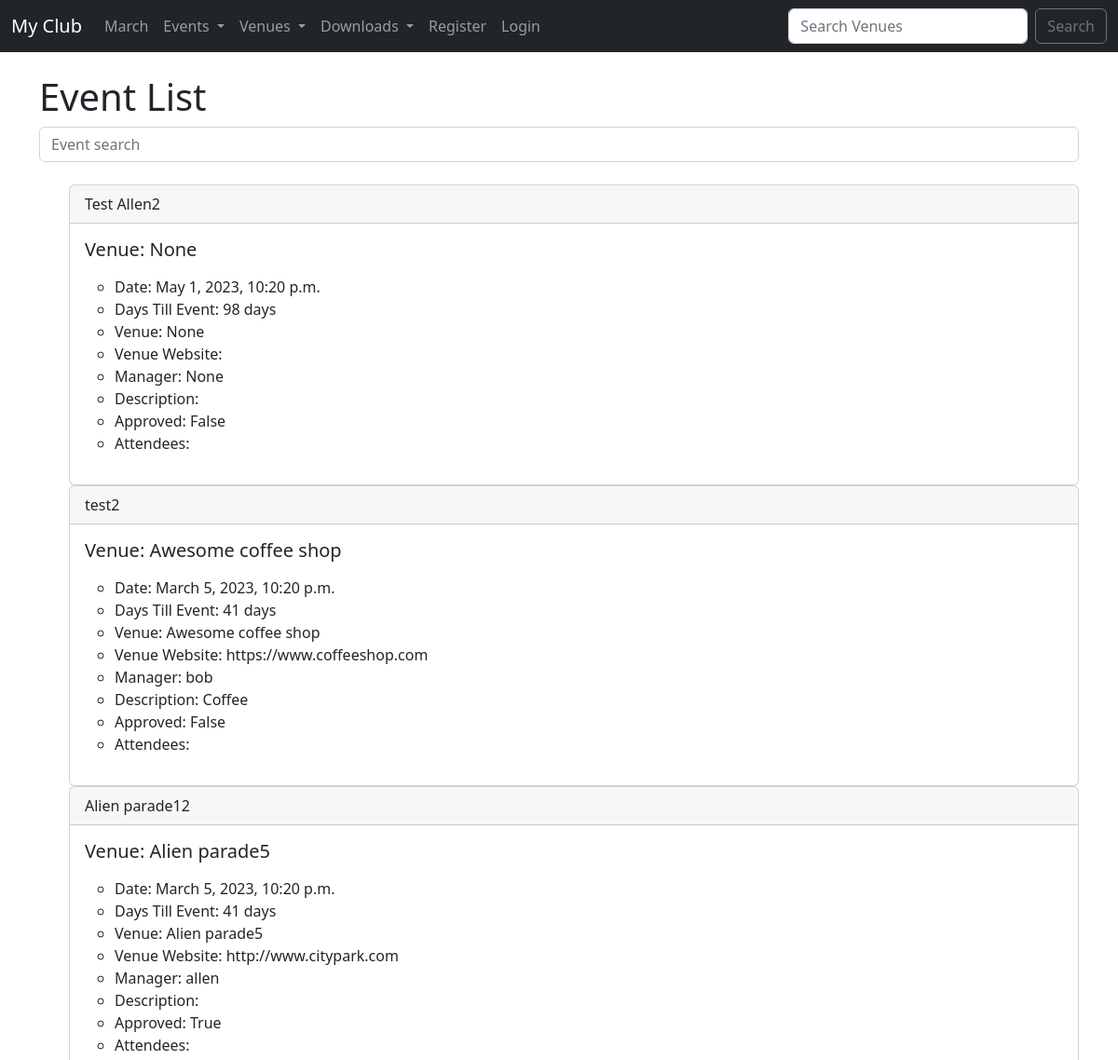
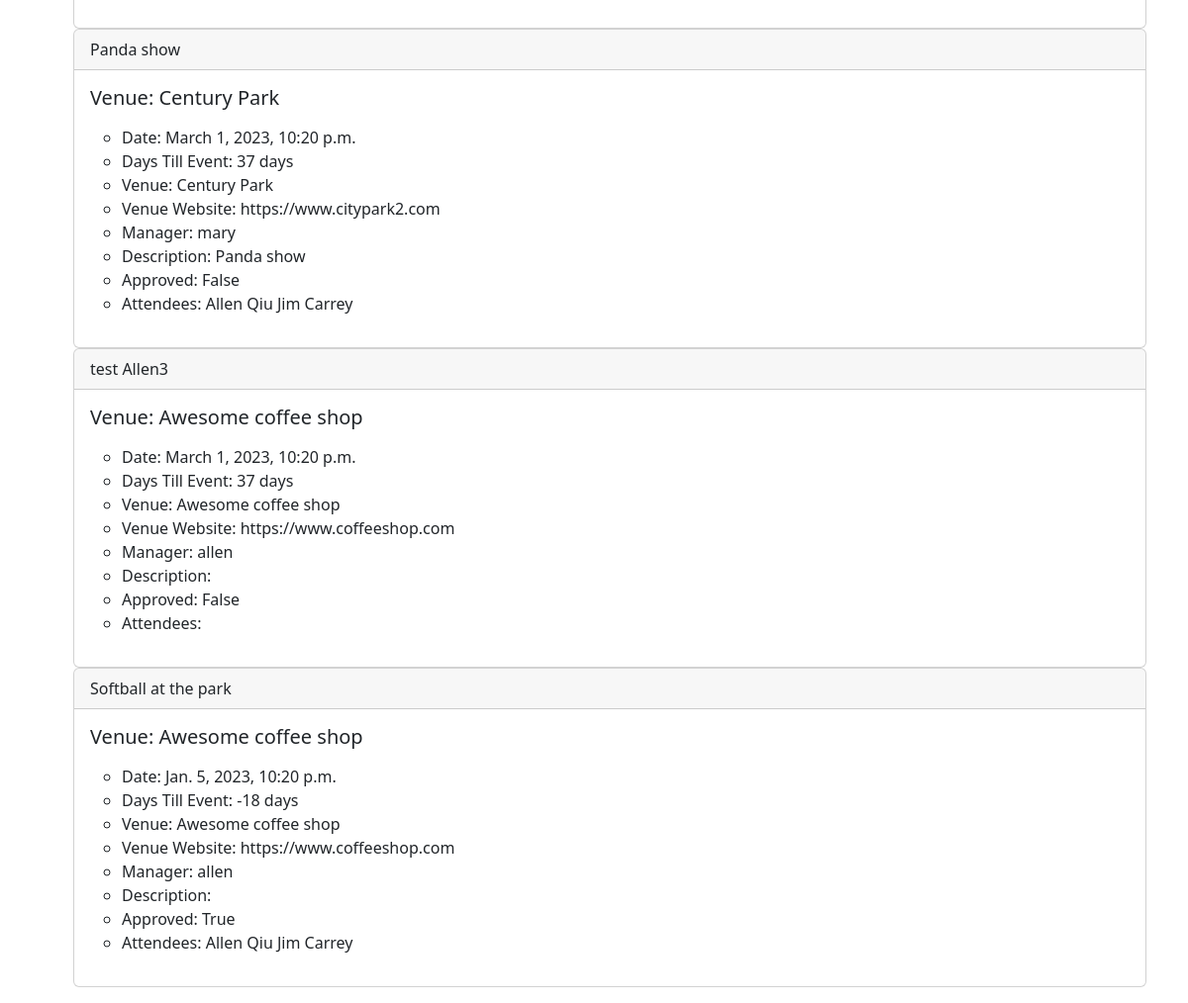
The app's page /events with its own data (2 pictures, top to bottom).
### events/models.py (models this page shows)
class Event(models.Model):
    name = models.CharField('Event Name', max_length=120)
    event_date = models.DateTimeField('Event Date')
    venue = models.ForeignKey(Venue, blank=True, null=True, on_delete=models.CASCADE)
    manager = models.ForeignKey(User, blank=True, null=True, on_delete=models.SET_NULL)
    description = models.TextField(blank=True)
    attendees = models.ManyToManyField(MyClubUser, blank=True)
    approved = models.BooleanField('Approved', default=False)
    def __str__(self):
        return self.name
    @property
    def Days_till(self):
        today = date.today()
        days_till = self.event_date.date() - today
        days_till_stripped = str(days_till).split(',',1)[0]
        return days_till_stripped

class Venue(models.Model):
    name = models.CharField('Venue Name', max_length=120)
    address = models.CharField(max_length=300)
    zip_code = models.CharField('Zip Code',max_length=15)
    phone = models.CharField('Contact Phone', max_length=25, blank=True)
    web = models.URLField('Website Address', blank=True)
    email_address = models.EmailField('Email Address', blank=True)
    owner = models.IntegerField('Venue owner', blank=False, default=1)
    venue_image = models.ImageField(null=True, blank=True, upload_to='images/')
    def __str__(self):
        return self.name

class MyClubUser(models.Model):
    first_name = models.CharField(max_length=30)
    last_name = models.CharField(max_length=30)
    email = models.EmailField('User Email')
    def __str__(self):
        return self.first_name + ' ' + self.last_name

### events/views.py (the view)
# urls.py: path('events', views.all_events, name="list-events"),
def all_events(request):
    event_list = Event.objects.all().order_by('-event_date')
    context = {'event_list':event_list}
    return render(request, 'events/event_list.html', context=context)

### events/templates/events/event_list.html (shortened to what this page needs)
{% extends 'events/base.html' %}
{% block content %}
    <h1>Event List</h1>
      <form action="search" method="GET">
        <input type="search" name="q" class="form-control" placeholder="Event search">
      </form>
    <br>
    <ul>
    {% for event in event_list %}
    <div class="card">
        <div class="card-header">
           {{ event }}
        </div>
        <div class="card-body">
          <h5 class="card-title">Venue: {{ event.venue }}</h5>
          <p class="card-text">
            <ul>
                <li>Date: {{ event.event_date }}</li>
                <li>Days Till Event: {{ event.Days_till }}</li>
                <li>Venue: {{ event.venue }}</li>
                <li>Venue Website: {{ event.venue.web }}</li>
                <li>Manager: {{ event.manager }}</li>
                <li>Description: {{ event.description }}</li>
                <li>Approved: {{ event.approved }}</li>
                <li>Attendees:
                    {% for user in event.attendees.all %}
                       {{ user }}
                    {% endfor %}
                </li>
            </ul>
          </p>
        </div>
      </div>
    {% endfor %}
{% endblock %}

### events/templates/events/base.html (shortened to what this page needs)
<!doctype html>
<html lang="en">
  <head>
    <link href="https://cdn.jsdelivr.net/npm/bootstrap@5.2.2/dist/css/bootstrap.min.css" rel="stylesheet">
  </head>
  <body>
    {% include 'events/navbar.html'   %}
    <br/>
    <div class="container">
      {% block content %}{% endblock %}
    </div>
  </body>
</html>

### events/templates/events/navbar.html (shortened to what this page needs)
<nav class="navbar navbar-expand-lg bg-dark navbar-dark">
    <div class="container-fluid">
      <a class="navbar-brand" href="{% url 'home' %}">My Club</a>
      <div class="collapse navbar-collapse" id="navbarSupportedContent">
        <ul class="navbar-nav me-auto mb-2 mb-lg-0">
          <li class="nav-item">
            <a class="nav-link" href="{% url 'home' '2022' 'March' %}">March</a>
          </li>
            <li class="nav-item dropdown">
            <a class="nav-link dropdown-toggle" href="#" role="button" data-bs-toggle="dropdown" aria-expanded="false">
              Events
            </a>
          </li>
            <li class="nav-item dropdown">
            <a class="nav-link dropdown-toggle" href="#" role="button" data-bs-toggle="dropdown" aria-expanded="false">
              Venues
            </a>
          </li>
           <li class="nav-item dropdown">
            <a class="nav-link dropdown-toggle" href="#" role="button" data-bs-toggle="dropdown" aria-expanded="false">
              Downloads
            </a>
          </li>
          {% if user.is_authenticated %}
          {% if user.is_superuser %}
          <li class="nav-item"><a class="nav-link" href="{% url 'admin_approval' %}">Admin Approval</a></li>
          {% endif %}
          <li class="nav-item">
            <a class="nav-link" href="{% url 'logout' %}">Logout</a>
          </li>
          {% else %}
          <li class="nav-item">
            <a class="nav-link" href="{% url 'register_user' %}">Register</a>
          </li>
          <li class="nav-item">
            <a class="nav-link" href="{% url 'login' %}">Login</a>
          </li>
          {% endif %}
        </ul>
        <form class="d-flex" method=POST action="{% url 'search-venues' %}"role="search">
          <input class="form-control me-2" type="search" placeholder="Search Venues" aria-label="Search" name="searched">
          <button class="btn btn-outline-secondary" type="submit">Search</button>
        </form>
      </div>
    </div>
  </nav>

### records on screen
Event: name "Test Allen2", venue "None", event_date "May 1, 2023, 10:20 p.m.", Days_till "98 days", manager "None", approved "False"
Event: name "test2", venue "Awesome coffee shop", event_date "March 5, 2023, 10:20 p.m.", Days_till "41 days", venue.web "https://www.coffeeshop.com", manager "bob", description "Coffee", approved "False"
Event: name "Alien parade12", venue "Alien parade5", event_date "March 5, 2023, 10:20 p.m.", Days_till "41 days", venue.web "http://www.citypark.com", manager "allen", approved "True"
Event: name "Panda show", venue "Century Park", event_date "March 1, 2023, 10:20 p.m.", Days_till "37 days", venue.web "https://www.citypark2.com", manager "mary", description "Panda show", approved "False"
MyClubUser: first_name+last_name "Allen Qiu"
MyClubUser: first_name+last_name "Jim Carrey"
Event: name "test Allen3", venue "Awesome coffee shop", event_date "March 1, 2023, 10:20 p.m.", Days_till "37 days", venue.web "https://www.coffeeshop.com", manager "allen", approved "False"
Event: name "Softball at the park", venue "Awesome coffee shop", event_date "Jan. 5, 2023, 10:20 p.m.", Days_till "-18 days", venue.web "https://www.coffeeshop.com", manager "allen", approved "True"
